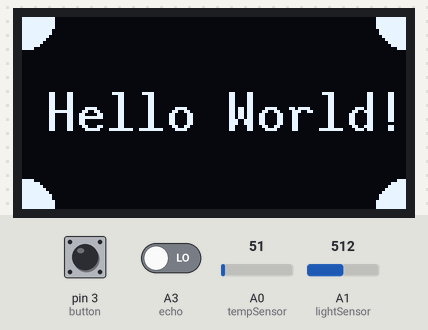
Bench run of a sketch on a simulated Arduino Uno, built with avr-gcc and run on an emulated ATmega328P. Shown: 128×64 one-colour display. Inputs (shaded band) come from the test bench; at power-on: pin 3 (button) HIGH, A0 (tempSensor) = 51, A1 (lightSensor) = 512, A3 (echo) LOW.

Above: at 1.8 s.
1.9 s: pin 3 (button) pulled LOW for 0.4 s
At 3.0 s:
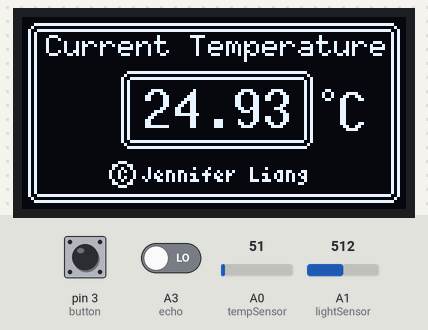
3.9 s: pin 3 (button) pulled LOW for 1 s
At 5.3 s:
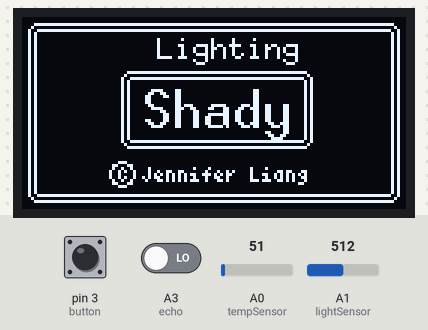
At 13.7 s:
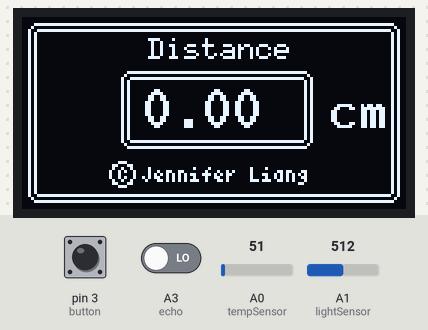
Timing chart, 0 to 14.7 s (numbered marks = the images above; inputs shaded):
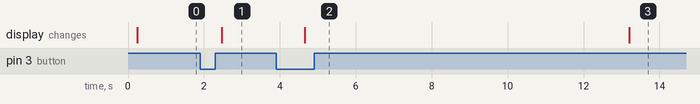

The sketch:

Button_temp_light_ultrasonic.ino
```cpp
#include "U8glib.h"
U8GLIB_SSD1306_128X64 u8g(10, 9, 12, 11, 13); //oled psi connection
//arduino connection :10-D0,9-D1,12-RST,11-DC, 13-CS

static int tempSensor = A0;
static int lightSensor = A1;
static int trigger = A2;
static int echo = A3;
static int button = 3;

int tsensorValue = 0;
int lsensorValue = 0;
float distance;
int duration;
float outValue;
int draw_state = 0;

void setup() {
  // assign default color value
  pinMode(A0,INPUT);
  pinMode(A1,INPUT);
  pinMode(trigger, OUTPUT);
  pinMode(echo,INPUT);
  pinMode(button,INPUT_PULLUP);

  if ( u8g.getMode() == U8G_MODE_R3G3B2 ) {
    u8g.setColorIndex(255);       // white
  }
  else if ( u8g.getMode() == U8G_MODE_GRAY2BIT ) {
    u8g.setColorIndex(3);         // max intensity
  }
  else if ( u8g.getMode() == U8G_MODE_BW ) {
    u8g.setColorIndex(1);         // pixel on
  }
  else if ( u8g.getMode() == U8G_MODE_HICOLOR ) {
    u8g.setHiColorByRGB(255,255,255);
  }
}

//hello world
void startPage(){
  u8g.setFont(u8g_font_10x20);
  u8g.drawStr(8,38,"Hello World!");
  u8g.drawDisc(0,0,10);
  u8g.drawDisc(128,0,10);
  u8g.drawDisc(0,64,10);
  u8g.drawDisc(128,64,10);
}

//goodbye
void endPage(){
  u8g.setFont(u8g_font_10x20);
  u8g.drawStr(25,38,"Goodbye!");
  u8g.drawDisc(0,0,10);
  u8g.drawDisc(128,0,10);
  u8g.drawDisc(0,64,10);
  u8g.drawDisc(128,64,10);
}

//this is the template for the other pages
int x = 5;
void normPage(){

  u8g.drawRFrame(2,2,124,60,3);
  u8g.drawRFrame(4,4,120,56,2);
  u8g.drawRFrame(40-x,20,60,22,2);
  u8g.drawRFrame(38-x,18,64,26,3);
  u8g.setFont(u8g_font_4x6);
  u8g.drawStr(40-x-3,50+5,"C Jennifer Liang");
  u8g.drawCircle(41-x-3,47+5,4.5);
}


//temperature page and sensor
void tempPage(){
  u8g.setFont(u8g_font_6x10);
  u8g.drawStr(8,13,"Current Temperature");
  u8g.setFont(u8g_font_10x20);
  u8g.drawStr(110-x,38,"C");
  u8g.setFont(u8g_font_5x7);
  u8g.drawStr(105-x,28,"o");
}
void tsensorRead(){
  tsensorValue = analogRead(tempSensor);
  outValue = tsensorValue * 0.48876;
  u8g.setFont(u8g_font_10x20);
  u8g.setPrintPos(40,37);
  u8g.print(outValue);
}


//light page and sensor
void lightPage(){
  u8g.setFont(u8g_font_6x10);
  u8g.drawStr(45,14,"Lighting");
}
void lsensorRead(){
  lsensorValue = analogRead(lightSensor);
  outValue = lsensorValue/256;
  u8g.setFont(u8g_font_10x20);
  u8g.setPrintPos(40,37);
  switch((int)(outValue)){
    case 3:
      u8g.print("Dark");
      break;
    case 2:
      u8g.print("Shady");
      break;
    case 1:
      u8g.print("Good");
      break;
    case 0:
      u8g.print("Light");
      break;
    default:
      break;
  }
}

//ultrasonic page and sensor
void disRead(){
  digitalWrite(trigger,LOW);
  delay(2);
  digitalWrite(trigger,HIGH);
  delay(10);
  digitalWrite(trigger,LOW);

  duration = pulseIn(echo,HIGH);
  distance = duration/5.8/10;
  u8g.setFont(u8g_font_10x20);
  u8g.setPrintPos(40,37);
  u8g.print(distance);
  u8g.setPrintPos(102,37);
  u8g.print("cm");
}
void disPage(){
  u8g.setFont(u8g_font_6x10);
  u8g.drawStr(42,14,"Distance");
}

//different pages
void draw(){
  switch(draw_state){
    case 0:
      startPage();
      break;
    case 1:
      normPage();
      tempPage();
      tsensorRead();
      break;
    case 2:
      normPage();
      lightPage();
      lsensorRead();
      break;
    case 3:
      normPage();
      disPage();
      disRead();
      break;
    case 4:
      endPage();
      break;
    case 5:
      break;
    default:
      break;
  }
}


void loop() {

  u8g.firstPage();
     do{
         draw();
     } while(u8g.nextPage());
  delay(100);

  if(digitalRead(button) == LOW){
    draw_state++;
    delay(100);
  }
  draw_state%=6;
}
```

Measured:
- after the input at 1.9 s, the display: changes after 0.57 s (image 1)
- after the input at 3.9 s, the display: changes after 0.75 s (image 2)
